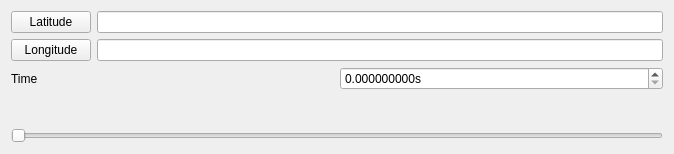
<?xml version="1.0" encoding="UTF-8"?>
<ui version="4.0">
 <class>GPSDisplay</class>
 <widget class="QWidget" name="GPSDisplay">
  <property name="geometry">
   <rect>
    <x>0</x>
    <y>0</y>
    <width>674</width>
    <height>154</height>
   </rect>
  </property>
  <property name="windowTitle">
   <string>Form</string>
  </property>
  <layout class="QGridLayout" name="gridLayout" rowstretch="1,0,0,0,0,0">
   <item row="1" column="0">
    <widget class="QPushButton" name="load">
     <property name="text">
      <string>Latitude</string>
     </property>
    </widget>
   </item>
   <item row="2" column="1">
    <widget class="QLineEdit" name="longitude_channel"/>
   </item>
   <item row="4" column="0" colspan="2">
    <layout class="QHBoxLayout" name="horizontalLayout_2">
     <item>
      <widget class="QLabel" name="min_t">
       <property name="text">
        <string/>
       </property>
      </widget>
     </item>
     <item>
      <spacer name="horizontalSpacer">
       <property name="orientation">
        <enum>Qt::Horizontal</enum>
       </property>
       <property name="sizeHint" stdset="0">
        <size>
         <width>40</width>
         <height>20</height>
        </size>
       </property>
      </spacer>
     </item>
     <item>
      <widget class="QLabel" name="max_t">
       <property name="text">
        <string/>
       </property>
      </widget>
     </item>
    </layout>
   </item>
   <item row="1" column="1">
    <widget class="QLineEdit" name="latitude_channel"/>
   </item>
   <item row="2" column="0">
    <widget class="QPushButton" name="pushButton">
     <property name="text">
      <string>Longitude</string>
     </property>
    </widget>
   </item>
   <item row="5" column="0" colspan="2">
    <widget class="QSlider" name="timestamp_slider">
     <property name="maximum">
      <number>9999</number>
     </property>
     <property name="orientation">
      <enum>Qt::Horizontal</enum>
     </property>
     <property name="invertedAppearance">
      <bool>false</bool>
     </property>
     <property name="invertedControls">
      <bool>false</bool>
     </property>
     <property name="tickPosition">
      <enum>QSlider::NoTicks</enum>
     </property>
     <property name="tickInterval">
      <number>1</number>
     </property>
    </widget>
   </item>
   <item row="3" column="0" colspan="2">
    <layout class="QHBoxLayout" name="horizontalLayout">
     <item>
      <widget class="QLabel" name="label">
       <property name="text">
        <string>Time</string>
       </property>
      </widget>
     </item>
     <item>
      <widget class="QDoubleSpinBox" name="timestamp">
       <property name="suffix">
        <string>s</string>
       </property>
       <property name="decimals">
        <number>9</number>
       </property>
       <property name="singleStep">
        <double>0.001000000000000</double>
       </property>
      </widget>
     </item>
    </layout>
   </item>
   <item row="0" column="0" colspan="2">
    <layout class="QVBoxLayout" name="map_layout"/>
   </item>
  </layout>
 </widget>
 <tabstops>
  <tabstop>timestamp</tabstop>
  <tabstop>timestamp_slider</tabstop>
 </tabstops>
 <resources>
  <include location="resource.qrc"/>
 </resources>
 <connections/>
</ui>
